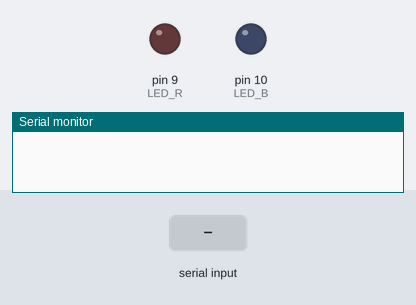
Bench run of a sketch on a simulated Arduino Uno, built with avr-gcc and run on an emulated ATmega328P. On the bench: output pins drawn as LEDs (lit = HIGH), the last lines printed to the serial monitor. The inputs (shaded band) are chosen by the test bench.

Above: at 1.2 s.
1.3 s: "B" received over Serial
At 2.5 s:
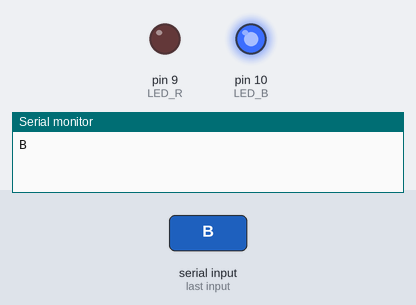
2.8 s: "R" received over Serial
At 3.7 s:
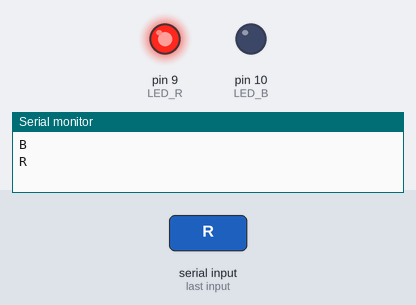
Timing chart, 0 to 5.8 s (numbered marks = the images above; inputs shaded):
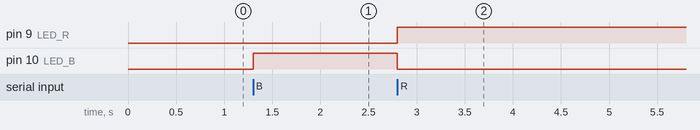

The sketch:

Reception_de_donnees.ino
```cpp
/*Constantes identifiant les LED*/
#define LED_B     10
#define LED_R     9

/*Buffeur de reception de données*/
char dataRecvL[2];

void setup() {
   pinMode(LED_B, OUTPUT);
   pinMode(LED_R, OUTPUT);
   Serial.begin(9600);
}

void loop() {

  if(Serial.available()){

    dataRecvL[0] = Serial.read();
    dataRecvL[1]= 0;

    if(strcmp(dataRecvL,"B")==0){
        Serial.println(dataRecvL);
        digitalWrite(LED_R, LOW);
        digitalWrite(LED_B, HIGH);
        delay(500);
    }
    if(strcmp(dataRecvL,"R")==0){
        Serial.println(dataRecvL);
        digitalWrite(LED_B, LOW);
        digitalWrite(LED_R, HIGH);
        delay(500);
    }
  }
}
```

Measured:
- after the input at 1.3 s, pin 10 (LED_B): LOW → HIGH at once
- after the input at 2.8 s, pin 9 (LED_R): LOW → HIGH at once; pin 10 (LED_B): HIGH → LOW at once
